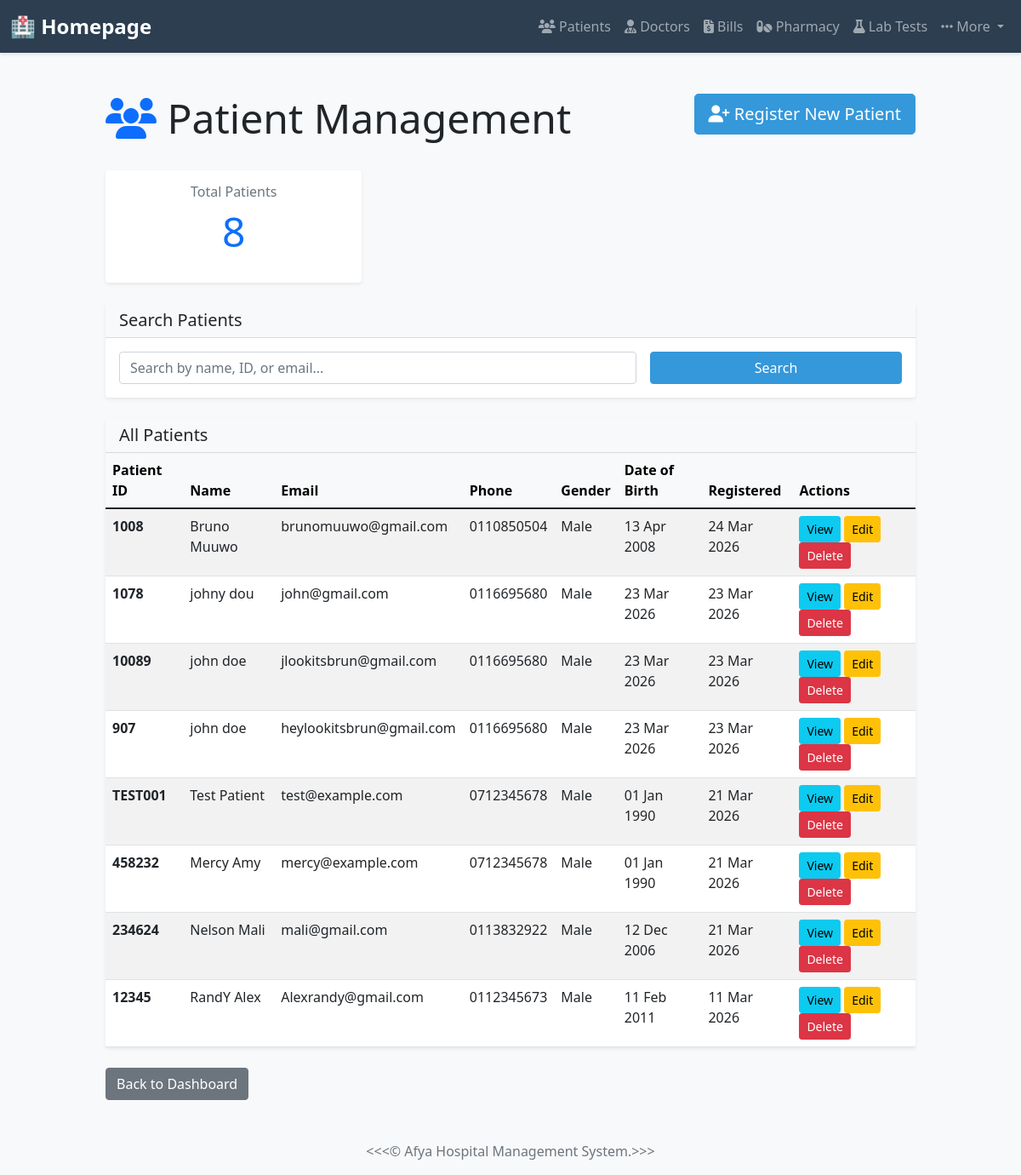
The page /patients-management/ on the database its author committed.
### myapp/models.py (models this page shows, shortened)
class Patient(models.Model):
    GENDER_CHOICES = [
        ('M', 'Male'),
        ('F', 'Female'),
        ('O', 'Other'),
    ]
    patient_id = models.CharField(max_length=20, unique=True)
    first_name = models.CharField(max_length=100)
    last_name = models.CharField(max_length=100)
    email = models.EmailField(unique=True)
    phone_number = models.CharField(max_length=15)
    gender = models.CharField(max_length=1, choices=GENDER_CHOICES)
    date_of_birth = models.DateField()
    address = models.TextField()
    date_registered = models.DateTimeField(auto_now_add=True)
    medical_history = models.TextField(blank=True, null=True)
    class Meta:
        ordering = ['-date_registered']

### myapp/views.py (the view)
# urls.py: path('patients-management/', views.patients_management, name='patients_management'),
def patients_management(request):
    patients = Patient.objects.all().order_by('-date_registered')
    patient_count = patients.count()
    context = {
        'patients': patients,
        'patient_count': patient_count,
        'title': 'Patient Management',
    }
    return render(request, 'patients_management.html', context)

### myapp/templates/patients_management.html (shortened to what this page needs)
{% extends 'base.html' %}
{% block content %}
<div class="container mt-5">
    <div class="row mb-4">
        <div class="col-md-8">
            <h1 class="display-5">
                <i class="fas fa-users text-primary"></i> Patient Management
            </h1>
        </div>
        <div class="col-md-4 text-end">
            <a href="{% url 'myapp:register_patient' %}" class="btn btn-primary btn-lg">
                <i class="fas fa-user-plus"></i> Register New Patient
            </a>
        </div>
    </div>
    <div class="row g-4 mb-4">
        <div class="col-md-4">
            <div class="card shadow-sm border-primary">
                <div class="card-body text-center">
                    <h6 class="card-title text-muted">Total Patients</h6>
                    <p class="display-5 text-primary">{{ patient_count }}</p>
                </div>
            </div>
        </div>
    </div>
    <div class="row g-4 mb-4">
        <div class="col-md-12">
            <div class="card shadow-sm">
                <div class="card-header bg-light">
                    <h5 class="mb-0">Search Patients</h5>
                </div>
                <div class="card-body">
                    <form method="GET" action="{% url 'myapp:patient_list' %}" class="row g-3">
                        <div class="col-md-8">
                            <input type="text" name="search_query" class="form-control" placeholder="Search by name, ID, or email...">
                        </div>
                        <div class="col-md-4">
                            <button type="submit" class="btn btn-primary w-100">Search</button>
                        </div>
                    </form>
                </div>
            </div>
        </div>
    </div>
    <div class="row">
        <div class="col-md-12">
            <div class="card shadow-sm">
                <div class="card-header bg-light">
                    <h5 class="mb-0">All Patients</h5>
                </div>
                <div class="table-responsive">
                    <table class="table table-hover table-striped mb-0">
                        <thead class="table-light">
                            <tr>
                                <th>Patient ID</th>
                                <th>Name</th>
                                <th>Email</th>
                                <th>Phone</th>
                                <th>Gender</th>
                                <th>Date of Birth</th>
                                <th>Registered</th>
                                <th>Actions</th>
                            </tr>
                        </thead>
                        <tbody>
                            {% for patient in patients %}
                            <tr>
                                <td><strong>{{ patient.patient_id }}</strong></td>
                                <td>{{ patient.first_name }} {{ patient.last_name }}</td>
                                <td>{{ patient.email }}</td>
                                <td>{{ patient.phone_number }}</td>
                                <td>{{ patient.get_gender_display }}</td>
                                <td>{{ patient.date_of_birth|date:"d M Y" }}</td>
                                <td>{{ patient.date_registered|date:"d M Y" }}</td>
                                <td>
                                    <a href="{% url 'myapp:patient_detail' patient.pk %}" class="btn btn-sm btn-info">View</a>
                                    <a href="{% url 'myapp:update_patient' patient.pk %}" class="btn btn-sm btn-warning">Edit</a>
                                    <a href="{% url 'myapp:delete_patient' patient.pk %}" class="btn btn-sm btn-danger">Delete</a>
                                </td>
                            </tr>
                            {% empty %}
                            <tr>
                                <td colspan="8" class="text-center text-muted py-4">No patients found</td>
                            </tr>
                            {% endfor %}
                        </tbody>
                    </table>
                </div>
            </div>
        </div>
    </div>
    <div class="row mt-4">
        <div class="col-md-12">
            <a href="{% url 'myapp:homepage' %}" class="btn btn-secondary">Back to Dashboard</a>
        </div>
    </div>
</div>
{% endblock %}

### myapp/templates/base.html (shortened to what this page needs)
<!DOCTYPE html>
<html lang="en">
<head>
    <link href="https://cdn.jsdelivr.net/npm/bootstrap@5.1.3/dist/css/bootstrap.min.css" rel="stylesheet">
    <link href="https://cdnjs.cloudflare.com/ajax/libs/font-awesome/6.4.0/css/all.min.css" rel="stylesheet">
</head>
<body>
    <nav class="navbar navbar-expand-lg navbar-dark">
        <div class="container-fluid">
            <a class="navbar-brand" href="{% url 'myapp:homepage' %}">🏥 Homepage</a>
            <div class="collapse navbar-collapse" id="navbarNav">
                <ul class="navbar-nav ms-auto">
                    <li class="nav-item">
                        <a class="nav-link" href="{% url 'myapp:patients_management' %}">
                            <i class="fas fa-users"></i> Patients
                        </a>
                    </li>
                    <li class="nav-item">
                        <a class="nav-link" href="{% url 'myapp:doctors_management' %}">
                            <i class="fas fa-user-md"></i> Doctors
                        </a>
                    </li>
                    <li class="nav-item">
                        <a class="nav-link" href="{% url 'myapp:bills_management' %}">
                            <i class="fas fa-file-invoice-dollar"></i> Bills
                        </a>
                    </li>
                    <li class="nav-item">
                        <a class="nav-link" href="{% url 'myapp:pharmacy_management' %}">
                            <i class="fas fa-pills"></i> Pharmacy
                        </a>
                    </li>
                    <li class="nav-item">
                        <a class="nav-link" href="{% url 'myapp:lab_tests_management' %}">
                            <i class="fas fa-flask"></i> Lab Tests
                        </a>
                    </li>
                    <li class="nav-item dropdown">
                        <a class="nav-link dropdown-toggle" href="#" id="moreDropdown" role="button" data-bs-toggle="dropdown">
                            <i class="fas fa-ellipsis-h"></i> More
                        </a>
                    </li>
                </ul>
            </div>
        </div>
    </nav>
    <div class="container">
        {% block content %}{% endblock %}
    </div>
    <footer class="mt-5 mb-3 text-center text-muted">
        <p>&lt;&lt;&lt;&copy; Afya Hospital Management System.&gt;&gt;&gt;</p>
    </footer>
</body>
</html>

### myapp/templates/base.html (style rules this page uses)
body { background-color: #f8f9fa; font-family: 'Segoe UI', Tahoma, Geneva, Verdana, sans-serif; }
.navbar { background-color: #2c3e50; box-shadow: 0 2px 4px rgba(0,0,0,0.1); }
.navbar-brand { font-weight: bold; font-size: 1.5rem; }
.container { max-width: 1000px; margin-top: 30px; }
.card { box-shadow: 0 2px 8px rgba(0,0,0,0.1); border: none; }
.btn-primary { background-color: #3498db; border-color: #3498db; }

### rows shown on the page
Patient: patient_id "1008", first_name "Bruno", last_name "Muuwo", email "brunomuuwo@gmail.com", phone_number "0110850504", gender "Male", date_of_birth "13 Apr 2008", date_registered "24 Mar 2026"
Patient: patient_id "1078", first_name "johny", last_name "dou", email "john@gmail.com", phone_number "0116695680", gender "Male", date_of_birth "23 Mar 2026", date_registered "23 Mar 2026"
Patient: patient_id "10089", first_name "john", last_name "doe", email "jlookitsbrun@gmail.com", phone_number "0116695680", gender "Male", date_of_birth "23 Mar 2026", date_registered "23 Mar 2026"
Patient: patient_id "907", first_name "john", last_name "doe", email "heylookitsbrun@gmail.com", phone_number "0116695680", gender "Male", date_of_birth "23 Mar 2026", date_registered "23 Mar 2026"
Patient: patient_id "TEST001", first_name "Test", last_name "Patient", email "test@example.com", phone_number "0712345678", gender "Male", date_of_birth "01 Jan 1990", date_registered "21 Mar 2026"
Patient: patient_id "458232", first_name "Mercy", last_name "Amy", email "mercy@example.com", phone_number "0712345678", gender "Male", date_of_birth "01 Jan 1990", date_registered "21 Mar 2026"
Patient: patient_id "234624", first_name "Nelson", last_name "Mali", email "mali@gmail.com", phone_number "0113832922", gender "Male", date_of_birth "12 Dec 2006", date_registered "21 Mar 2026"
Patient: patient_id "12345", first_name "RandY", last_name "Alex", email "Alexrandy@gmail.com", phone_number "0112345673", gender "Male", date_of_birth "11 Feb 2011", date_registered "11 Mar 2026"

### other values the page prints
{{ patient_count }} "8"
